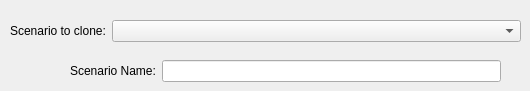
              <widget class="QWidget" name="page_14">
               <widget class="QWidget" name="layoutWidget">
                <property name="geometry">
                 <rect>
                  <x>70</x>
                  <y>60</y>
                  <width>431</width>
                  <height>22</height>
                 </rect>
                </property>
                <layout class="QHBoxLayout" name="horizontalLayout_16">
                 <item>
                  <widget class="QLabel" name="label_9">
                   <property name="sizePolicy">
                    <sizepolicy hsizetype="Fixed" vsizetype="Preferred">
                     <horstretch>0</horstretch>
                     <verstretch>0</verstretch>
                    </sizepolicy>
                   </property>
                   <property name="text">
                    <string>Scenario Name:</string>
                   </property>
                  </widget>
                 </item>
                 <item>
                  <widget class="QLineEdit" name="lineEdit_8"/>
                 </item>
                </layout>
               </widget>
               <widget class="QWidget" name="layoutWidget">
                <property name="geometry">
                 <rect>
                  <x>10</x>
                  <y>20</y>
                  <width>511</width>
                  <height>22</height>
                 </rect>
                </property>
                <layout class="QHBoxLayout" name="horizontalLayout_17">
                 <item>
                  <widget class="QLabel" name="label_52">
                   <property name="sizePolicy">
                    <sizepolicy hsizetype="Fixed" vsizetype="Preferred">
                     <horstretch>0</horstretch>
                     <verstretch>0</verstretch>
                    </sizepolicy>
                   </property>
                   <property name="text">
                    <string>Scenario to clone:</string>
                   </property>
                  </widget>
                 </item>
                 <item>
                  <widget class="QComboBox" name="comboBox_7"/>
                 </item>
                </layout>
               </widget>
              </widget>
